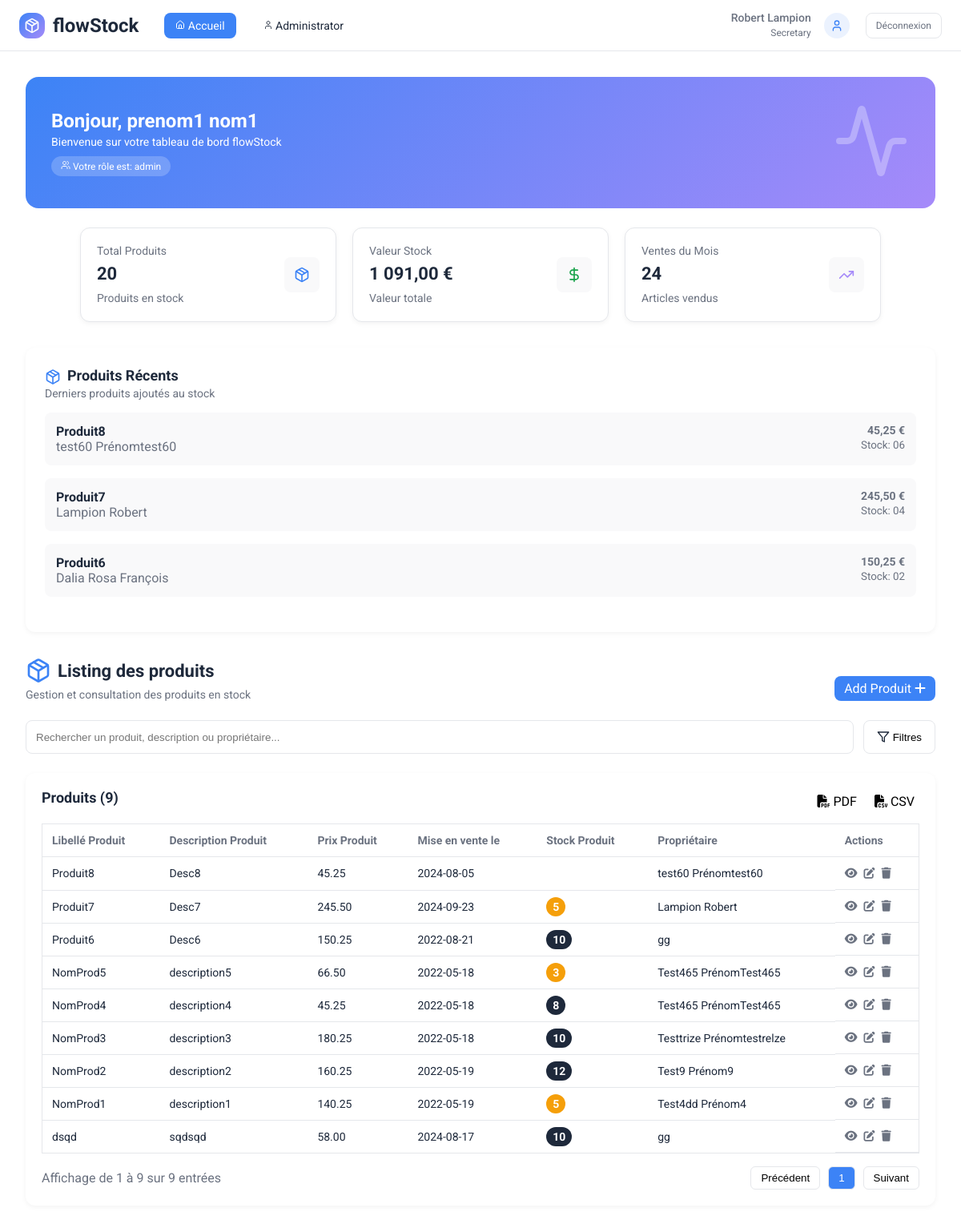
/index.php (signed in), run on the app's committed database.
### tables this page shows
CREATE TABLE produit (
  id_produit SMALLINT UNSIGNED NOT NULL AUTO_INCREMENT PRIMARY KEY,
  nom_produit VARCHAR(100) NOT NULL,
  description_produit TEXT NOT NULL,  
  prix_produit DECIMAL(10,2) DEFAULT 0.00,
  mise_en_vente DATE,                 
  stock_produit SMALLINT DEFAULT 0,  
  proprietaire VARCHAR(100)          
);

### products.php (called while the page is built)
<?php
require_once __DIR__ . '/config/database.php';
$stmt = $pdo->query("SELECT * FROM produit ORDER BY id_produit DESC");
$products = $stmt->fetchAll(PDO::FETCH_ASSOC);

### index.php (the view, shortened to what this page needs)
<?php
require_once __DIR__ . '/config/database.php';
require_once __DIR__ . '/products.php';
?>
<!DOCTYPE html>
<html lang="fr">
<head>
  <link rel="stylesheet" href="./styles/dashboard.css" />
  <link
    rel="stylesheet"
    href="https://cdnjs.cloudflare.com/ajax/libs/font-awesome/6.5.0/css/all.min.css" />
</head>
<body>
  <header class="navbar">
    <div class="nav-left">
      <div class="logo-container">
        <img src="./asets/blueLogo.svg" alt="logo" />
        <h2>flowStock</h2>
      </div>
      <nav>
        <ul>
          <li>
            <a href="index.php" class="active">
              <img src="./asets/home.svg" alt="home icon" />
              Accueil
            </a>
          </li>
          <li>
            <a href="pages/administrator.php">
              <img src="./asets/greyUser.svg" alt="user icon" />
              Administrator
            </a>
          </li>
        </ul>
      </nav>
    </div>
    <div class="nav-right">
      <div class="user-info">
        <div>
          <span class="user-name">Robert Lampion</span>
          <small>Secretary</small>
        </div>
        <span class="img-container">
          <img src="./asets/blueUser.svg" alt="" />
        </span>
      </div>
      <a class="logout-btn" href="logout.php">Déconnexion</a>
    </div>
  </header>
  <main class="dashboard">
    <section class="welcome-banner">
      <div class="banner-text">
        <?php if (isset($_SESSION['user'])): ?>
          <h1>Bonjour, <?= htmlspecialchars($_SESSION['user']); ?></h1>
        <?php else: ?>
          <p>Vous n'êtes pas connecté.</p>
        <?php endif; ?>
        <p>Bienvenue sur votre tableau de bord flowStock</p>
        <span class="role-badge">
          <img src="./asets/users.svg" alt="users icon" />
          Votre rôle est: <?= htmlspecialchars($_SESSION['role']) ?>
        </span>
      </div>
      <div class="banner-image">
        <img src="./asets/bannerImage.svg" alt="banner image" />
      </div>
    </section>
    <section class="cards">
      <div class="card">
        <div>
          <h3>Total Produits</h3>
          <p class="card-value">20</p>
          <span>Produits en stock</span>
        </div>
        <div class="image-container">
          <img src="./asets/blueBox.svg" alt="blue box icon" />
        </div>
      </div>
      <div class="card">
        <div>
          <h3>Valeur Stock</h3>
          <p class="card-value">1 091,00 €</p>
          <span>Valeur totale</span>
        </div>
        <div class="image-container">
          <img src="./asets/money.svg" alt="money icon" />
        </div>
      </div>
      <div class="card">
        <div>
          <h3>Ventes du Mois</h3>
          <p class="card-value">24</p>
          <span>Articles vendus</span>
        </div>
        <div class="image-container">
          <img src="./asets/arrow.svg" alt="arrow icon" />
        </div>
      </div>
    </section>
    <section class="recent-products">
      <div>
        <img src="./asets/blueBox.svg" alt="blue box" />
        <h2>Produits Récents</h2>
      </div>
      <p>Derniers produits ajoutés au stock</p>
      <ul class="product-list">
        <li>
          <div>
            <strong>Produit8</strong>
            <p>test60 Prénomtest60</p>
          </div>
          <div class="price-stock">
            <span class="price">45,25 €</span>
            <small>Stock: 06</small>
          </div>
        </li>
        <li>
          <div>
            <strong>Produit7</strong>
            <p>Lampion Robert</p>
          </div>
          <div class="price-stock">
            <span class="price">245,50 €</span>
            <small>Stock: 04</small>
          </div>
        </li>
        <li>
          <div>
            <strong>Produit6</strong>
            <p>Dalia Rosa François</p>
          </div>
          <div class="price-stock">
            <span class="price">150,25 €</span>
            <small>Stock: 02</small>
          </div>
        </li>
      </ul>
    </section>
    <section
      class="page-header"
      style="display: flex; align-items: end; justify-content: space-between">
      <div>
        <h1>
          <img
            style="width: 32px; height: 32px"
            src="./asets/blueBox.svg"
            alt="" />
          Listing des produits
        </h1>
        <p>Gestion et consultation des produits en stock</p>
      </div>
      <?php if ($_SESSION['role'] === 'admin' || $_SESSION['role'] === 'gestionnaire'): ?>
        <a
          href="./pages/create.php"
          style="font-size: 16px; padding: 6px 12px; background: var(--bg-text-secondary-blue); border-radius: 8px; color: var(--white);">
          Add Produit <i class="fa-solid fa-plus"></i>
        </a>
      <?php endif; ?>
    </section>
    <section class="search-bar">
      <input
        type="text"
        placeholder="Rechercher un produit, description ou propriétaire..." />
      <button class="filter-btn">
        <img src="./asets/fillter.svg" alt="fillter icon" />
        Filtres
      </button>
    </section>
    <section class="products-list">
      <div style="display: flex; justify-content: space-between">
        <h2>Produits (9)</h2>
        <div class="download-icons" style="display:flex; gap:10px; align-items:center; margin-bottom:12px;">
          <a class="btn pdf" href="./export/export_pdf.php" style="padding:6px; border-radius:6px; color: black; background:white;">
            <i class="fa-solid fa-file-pdf"></i> PDF
          </a>
          <a class="btn csv" href="./export/export_csv.php" style="padding:6px; border-radius:6px; color: black; background:white;">
            <i class="fa-solid fa-file-csv"></i> CSV
          </a>
        </div>
      </div>
      <div class="table-container">
        <table>
          <thead>
            <tr>
              <th>Libellé Produit</th>
              <th>Description Produit</th>
              <th>Prix Produit</th>
              <th>Mise en vente le</th>
              <th>Stock Produit</th>
              <th>Propriétaire</th>
              <?php if ($_SESSION['role'] === 'admin' || $_SESSION['role'] === 'gestionnaire'): ?>
                <th>Actions</th>
              <?php endif; ?>
            </tr>
          </thead>
          <tbody>
            <?php foreach ($products as $product): ?>
              <tr>
                <td><?= htmlspecialchars($product['nom_produit']) ?></td>
                <td><?= htmlspecialchars($product['description_produit']) ?></td>
                <td><?= htmlspecialchars($product['prix_produit']) ?></td>
                <td><?= htmlspecialchars($product['mise_en_vente']) ?></td>
                <td>
                  <span class="stock <?= $product['stock_produit'] > 5 ? 'good' : ($product['stock_produit'] > 0 ? 'low' : 'out') ?>">
                    <?= $product['stock_produit'] ?>
                  </span>
                </td>
                <td><?= htmlspecialchars($product['proprietaire']) ?></td>
                <?php if ($_SESSION['role'] === 'admin' || $_SESSION['role'] === 'gestionnaire'): ?>
                  <td class="actions">
                    <a href="./pages/view.php?id_produit=<?= $product['id_produit'] ?>"><i class="fa-solid fa-eye"></i></a>
                    <a href="./pages/edit.php?id_produit=<?= $product['id_produit'] ?>"><i class="fa-solid fa-pen-to-square"></i></a>
                    <a href="./pages/delete.php?id_produit=<?= $product['id_produit'] ?>"><i class="fa-solid fa-trash"></i></a>
                  </td>
                <?php endif; ?>
              </tr>
            <?php endforeach; ?>
          </tbody>
        </table>
      </div>
      <div class="table-footer">
        <p>Affichage de 1 à 9 sur 9 entrées</p>
        <div class="pagination">
          <button>Précédent</button>
          <button class="active">1</button>
          <button>Suivant</button>
        </div>
      </div>
    </section>
  </main>
</body>
</html>

### styles/dashboard.css (style rules this page uses)
body { background-color: var(--white); color: var(--primary-text-blue); }
.dashboard { padding: 32px; }

### data on the page
produit: nom_produit "Produit8", description_produit "Desc8", prix_produit "45.25", mise_en_vente "2024-08-05", proprietaire "test60 Prénomtest60"
produit: nom_produit "Produit7", description_produit "Desc7", prix_produit "245.50", mise_en_vente "2024-09-23", stock_produit "5", proprietaire "Lampion Robert"
produit: nom_produit "Produit6", description_produit "Desc6", prix_produit "150.25", mise_en_vente "2022-08-21", stock_produit "10", proprietaire "gg"
produit: nom_produit "NomProd5", description_produit "description5", prix_produit "66.50", mise_en_vente "2022-05-18", stock_produit "3", proprietaire "Test465 PrénomTest465"
produit: nom_produit "NomProd4", description_produit "description4", prix_produit "45.25", mise_en_vente "2022-05-18", stock_produit "8", proprietaire "Test465 PrénomTest465"
produit: nom_produit "NomProd3", description_produit "description3", prix_produit "180.25", mise_en_vente "2022-05-18", stock_produit "10", proprietaire "Testtrize Prénomtestrelze"
produit: nom_produit "NomProd2", description_produit "description2", prix_produit "160.25", mise_en_vente "2022-05-19", stock_produit "12", proprietaire "Test9 Prénom9"
produit: nom_produit "NomProd1", description_produit "description1", prix_produit "140.25", mise_en_vente "2022-05-19", stock_produit "5", proprietaire "Test4dd Prénom4"
produit: nom_produit "dsqd", description_produit "sqdsqd", prix_produit "58.00", mise_en_vente "2024-08-17", stock_produit "10", proprietaire "gg"

### other printed values
$_SESSION['user'] "prenom1 nom1"
$_SESSION['role'] "admin"
